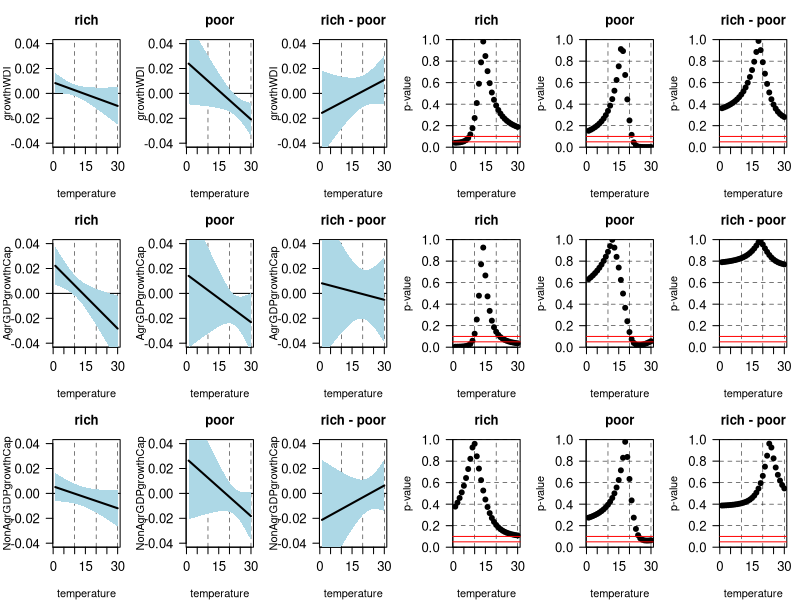

Reproduce this figure in R.


#   SCRIPT TO MAKE EXTENDED DATA FIGURE 2

"%&%" <- function(x, y) paste(x, y, sep = "")  # string concatenation helper

pdf(file="figures/ExtendedDataFigs_Input/Fig2_Panel.pdf",width=12,height=8,useDingbats=F)
matr <- cbind(matrix(1:9,byrow=T,nrow=3),matrix(10:18,byrow=T,nrow=3))
layout(matr)
par(mar=c(4,4,3,1))

rp <- read.csv("data/output/Effect_Marginals_RichPoor.csv")
x=1:30
zz = c("rich","poor","rich - poor")
for (v in c("growthWDI","AgrGDPgrowthCap","NonAgrGDPgrowthCap")) {
  for (j in c("r","p","c")) {
    b = rp[,which(names(rp)==v%&%"_b"%&%j)]
    se = rp[,which(names(rp)==v%&%"_se"%&%j)]
    cilo = b - 1.96*se
    cihi = b + 1.96*se
    plot(1,ylim=c(-0.04,0.04),xlim=c(1,30),cex.axis=1.2,las=1,xlab="temperature",ylab=v,main=zz[which(c("r","p","c")==j)]) 
    abline(h=0)
    abline(v=c(10,20,30),lty=2,lwd=0.5)
    polygon(c(x,rev(x)),c(cilo,rev(cihi)),col="lightblue",border=NA)
    lines(x,b,lwd=2)
  }
}


#plot of p-values
zz = c("rich","poor","rich - poor")
for (v in c("growthWDI","AgrGDPgrowthCap","NonAgrGDPgrowthCap")) {
  for (j in c("r","p","c")) {
    z = which(names(rp)==v%&%"_p"%&%j)
    plot(1:30,rp[,z],ylim=c(0,1),cex.axis=1.2,las=1,xlab="temperature",ylab="p-value",main=zz[which(c("r","p","c")==j)],pch=19,yaxs='i') 
    abline(h=seq(0,1,0.2),lty=2,lwd=0.5)
    abline(v=c(10,20,30),lty=2,lwd=0.5)
    abline(h=c(0.05,0.1),col="red")
  }
}
dev.off()
